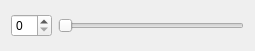
<?xml version="1.0" encoding="UTF-8"?>
<ui version="4.0">
 <class>smallWidget</class>
 <widget class="QWidget" name="smallWidget">
  <property name="geometry">
   <rect>
    <x>0</x>
    <y>0</y>
    <width>255</width>
    <height>51</height>
   </rect>
  </property>
  <property name="windowTitle">
   <string>Form</string>
  </property>
  <layout class="QHBoxLayout" name="horizontalLayout">
   <item>
    <widget class="QSpinBox" name="spinBox"/>
   </item>
   <item>
    <widget class="QSlider" name="horizontalSlider">
     <property name="orientation">
      <enum>Qt::Horizontal</enum>
     </property>
    </widget>
   </item>
  </layout>
 </widget>
 <resources/>
 <connections/>
</ui>
